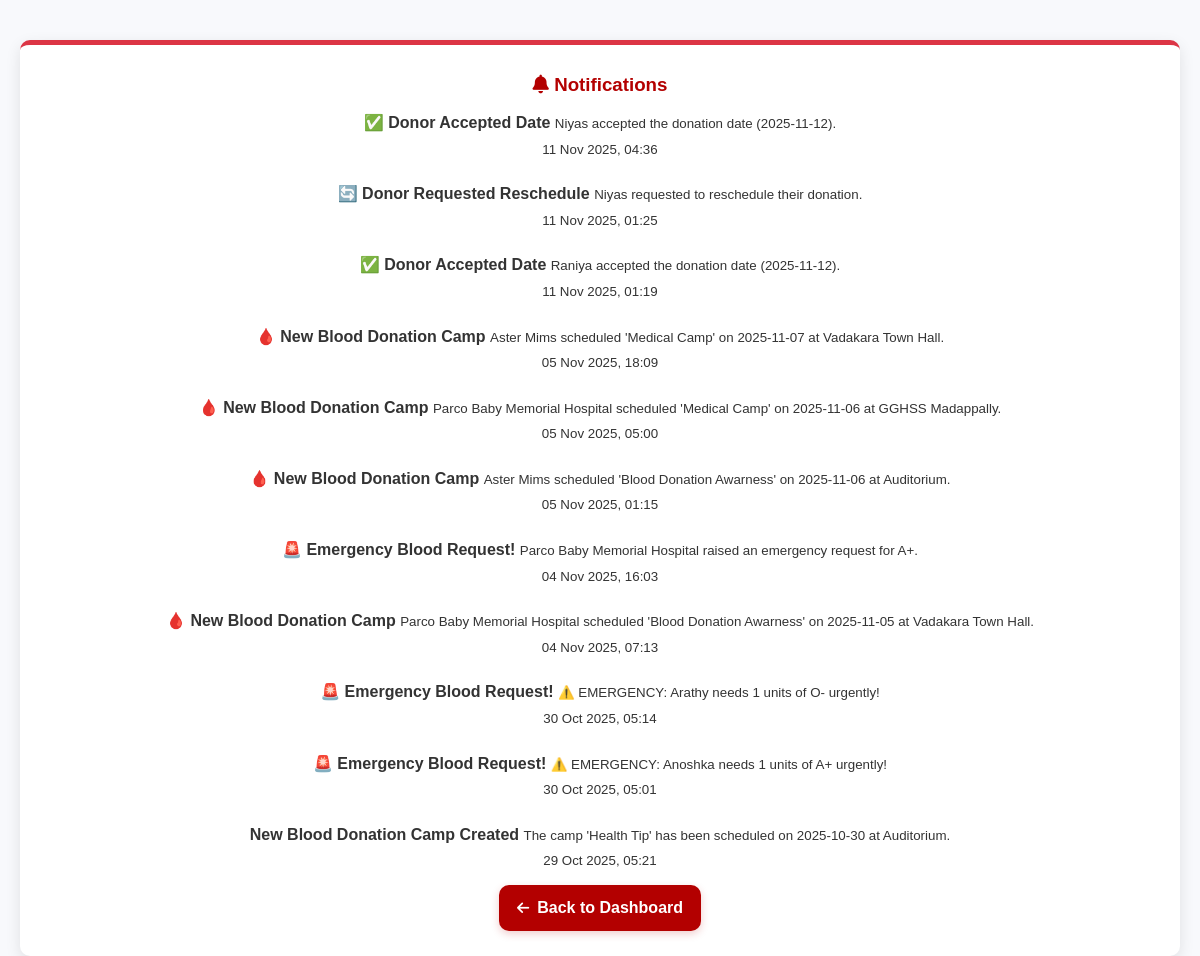
The app's page /notifications/ (signed in), older data.
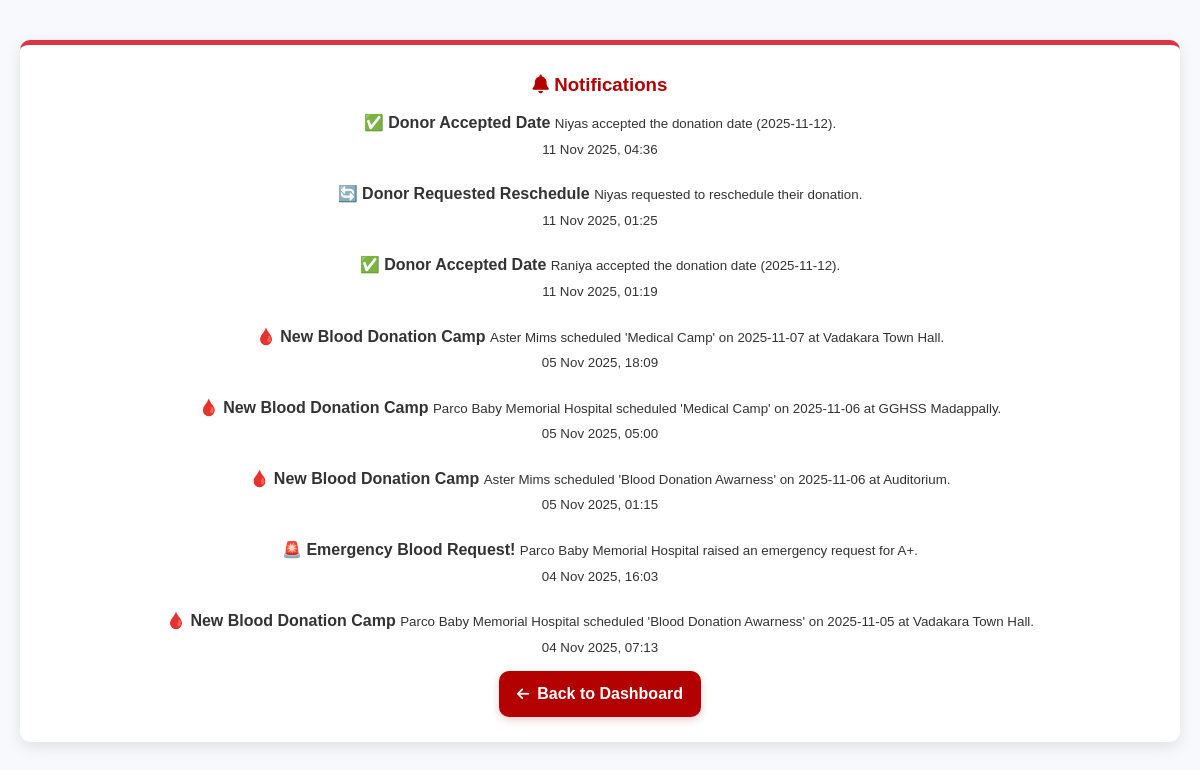
The same page, newer data.
### BB_app/models.py (models this page shows, shortened)
class Notification(models.Model):
    ROLE_CHOICES = [
        ('admin', 'Admin'),
        ('donor', 'Donor'),
        ('hospital', 'Hospital'),
        ('patient', 'Patient'),
    ]
    recipient = models.ForeignKey(User, on_delete=models.CASCADE, null=True, blank=True)
    role = models.CharField(max_length=20, choices=ROLE_CHOICES)
    title = models.CharField(max_length=200)
    message = models.TextField()
    is_read = models.BooleanField(default=False)
    created_at = models.DateTimeField(auto_now_add=True)
    type = models.CharField(max_length=20, default='info')

### BB_app/views.py (the view)
# urls.py: path('notifications/', views.notifications, name='notifications'),
@login_required
def notifications(request):
    user = request.user
    user_role = user.profile.role if hasattr(user, 'profile') else 'admin'
    notifications = Notification.objects.filter(
        Q(recipient=user) | Q(role=user_role)
    ).order_by('-created_at')
    Notification.objects.filter(
        Q(recipient=user) | Q(role=user_role), is_read=False
    ).update(is_read=True)
    return render(request, 'notifications.html', {'notifications': notifications})

### BB_app/templates/notifications.html (shortened to what this page needs)
{% extends 'master.html' %}
{% block content %}
<div class="container py-5">
  <div class="card shadow-lg p-4 rounded-4" style="border-top: 5px solid #dc3545;">
    <div class="d-flex justify-content-between align-items-center mb-4">
      <h3 class="fw-bold mb-0 text-danger">
        <i class="fa fa-bell me-2"></i> Notifications
      </h3>
    </div>
    <ul class="list-group notification-list">
      {% for n in notifications %}
      <li
        class="list-group-item p-3 mb-2 rounded-3 shadow-sm
      {% if n.type == 'emergency' %}alert-danger{% elif n.type == 'warning' %}alert-warning{% else %}alert-info{% endif %}">
        <div>
          <strong>{{ n.title }}</strong>
          <small class="text-muted d-block">{{ n.message|safe }}</small>
        </div>
        <small class="text-secondary">{{ n.created_at|date:"d M Y, H:i" }}</small>
      </li>
      {% empty %}
      <li class="list-group-item text-center text-muted py-4 rounded-3 shadow-sm" style="background-color: #fff;">
        <i class="fa fa-inbox fa-2x mb-2 d-block text-danger"></i>
        No notifications yet.
      </li>
      {% endfor %}
    </ul>
    <div class="text-center mt-4">
      {% if user.is_superuser %}
      <a href="{% url 'admin_dashboard' %}" class="back-btn">
        <i class="fa fa-arrow-left"></i> Back to Dashboard
      </a>
      {% elif user.hospitalprofile %}
      <a href="{% url 'hospital_dashboard' %}" class="back-btn">
        <i class="fa fa-arrow-left"></i> Back to Dashboard
      </a>
      {% elif user.donorprofile %}
      <a href="{% url 'donor_dashboard' %}" class="back-btn">
        <i class="fa fa-arrow-left"></i> Back to Dashboard
      </a>
      {% elif user.patientprofile %}
      <a href="{% url 'patient_dashboard' %}" class="back-btn">
        <i class="fa fa-arrow-left"></i> Back to Dashboard
      </a>
      {% endif %}
    </div>
  </div>
</div>
{% endblock %}

Row changes from the older to the newer data that the page shows:
removed Notification: title "🚨 Emergency Blood Request!", message "⚠️ EMERGENCY: Arathy needs 1 units of O- urgently!", created_at "30 Oct 2025, 05:14"
removed Notification: title "🚨 Emergency Blood Request!", message "⚠️ EMERGENCY: Anoshka needs 1 units of A+ urgently!", created_at "30 Oct 2025, 05:01"
removed Notification: title "New Blood Donation Camp Created", message "The camp 'Health Tip' has been scheduled on 2025-10-30 at Auditorium.", created_at "29 Oct 2025, 05:21"
